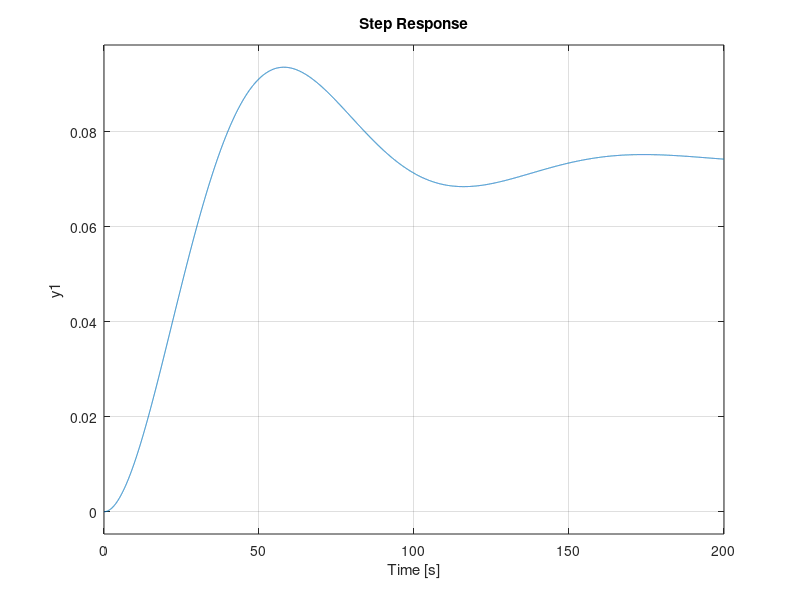

Recreate this plot in MATLAB.
%funcion de transferencia a lazo cerrado del sis
clc;close all;
s=tf('s');

%obtenemos la funcion de transferencia de nuestro sistema

%electrovalvula
 Fv=(2.542e-4)/(s+0.006208)
%tanque
Ft=((25.46)/(25.46*s+1))
%sensor de nivel
Fs=((240.7)/(s+19.11))

%por teorema de circuitos retroalimentados y simplificacion obtenemos

FT= ((Fv * Ft)/(1+(Fv *Ft * Fs)))
FT_simplificada = minreal(FT);


%analisis en frecuencia
bode(FT);
%respuesta al impulso
impulse(FT);
%analisis de error
step(FT);
